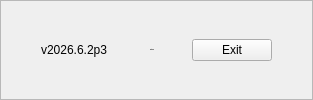
       <widget class="QFrame" name="TitleFrame">
        <property name="sizePolicy">
         <sizepolicy hsizetype="Expanding" vsizetype="Fixed">
          <horstretch>0</horstretch>
          <verstretch>0</verstretch>
         </sizepolicy>
        </property>
        <property name="font">
         <font>
          <bold>false</bold>
         </font>
        </property>
        <property name="frameShape">
         <enum>QFrame::Shape::StyledPanel</enum>
        </property>
        <property name="frameShadow">
         <enum>QFrame::Shadow::Raised</enum>
        </property>
        <layout class="QHBoxLayout" name="horizontalLayout" stretch="0,30,0,27,0">
         <property name="spacing">
          <number>0</number>
         </property>
         <property name="leftMargin">
          <number>40</number>
         </property>
         <property name="topMargin">
          <number>0</number>
         </property>
         <property name="rightMargin">
          <number>40</number>
         </property>
         <property name="bottomMargin">
          <number>0</number>
         </property>
         <item>
          <widget class="QLabel" name="versionNumber">
           <property name="text">
            <string>v2026.6.2p3</string>
           </property>
          </widget>
         </item>
         <item>
          <spacer name="LeftSideTitle">
           <property name="orientation">
            <enum>Qt::Orientation::Horizontal</enum>
           </property>
           <property name="sizeHint" stdset="0">
            <size>
             <width>40</width>
             <height>20</height>
            </size>
           </property>
          </spacer>
         </item>
         <item alignment="Qt::AlignmentFlag::AlignHCenter">
          <widget class="QLabel" name="settingsTitle">
           <property name="font">
            <font>
             <pointsize>-1</pointsize>
             <bold>true</bold>
            </font>
           </property>
           <property name="text">
            <string>Settings</string>
           </property>
           <property name="alignment">
            <set>Qt::AlignmentFlag::AlignCenter</set>
           </property>
           <property name="wordWrap">
            <bool>false</bool>
           </property>
           <property name="margin">
            <number>0</number>
           </property>
          </widget>
         </item>
         <item>
          <spacer name="RightSideTitle">
           <property name="orientation">
            <enum>Qt::Orientation::Horizontal</enum>
           </property>
           <property name="sizeType">
            <enum>QSizePolicy::Policy::Expanding</enum>
           </property>
           <property name="sizeHint" stdset="0">
            <size>
             <width>40</width>
             <height>20</height>
            </size>
           </property>
          </spacer>
         </item>
         <item>
          <widget class="QPushButton" name="panicQuitButton">
           <property name="text">
            <string>Exit</string>
           </property>
          </widget>
         </item>
        </layout>
       </widget>
